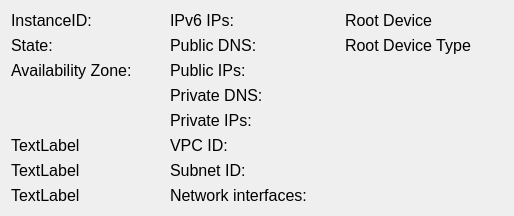
<?xml version="1.0" encoding="UTF-8"?>
<ui version="4.0">
 <class>gridLayoutWidget_2</class>
 <widget class="QWidget" name="gridLayoutWidget_2">
  <property name="geometry">
   <rect>
    <x>0</x>
    <y>0</y>
    <width>514</width>
    <height>180</height>
   </rect>
  </property>
  <layout class="QGridLayout" name="gridLayout_3">
   <item row="2" column="3">
    <widget class="QLabel" name="publicIPValue">
     <property name="font">
      <font>
       <pointsize>12</pointsize>
      </font>
     </property>
     <property name="text">
      <string/>
     </property>
    </widget>
   </item>
   <item row="7" column="3">
    <widget class="QLabel" name="SubnetIDValue">
     <property name="font">
      <font>
       <pointsize>12</pointsize>
      </font>
     </property>
     <property name="text">
      <string/>
     </property>
    </widget>
   </item>
   <item row="3" column="2">
    <widget class="QLabel" name="privateDNSHeader">
     <property name="font">
      <font>
       <pointsize>12</pointsize>
      </font>
     </property>
     <property name="text">
      <string>Private DNS:</string>
     </property>
    </widget>
   </item>
   <item row="3" column="3">
    <widget class="QLabel" name="privateDNSValue">
     <property name="font">
      <font>
       <pointsize>12</pointsize>
      </font>
     </property>
     <property name="text">
      <string/>
     </property>
    </widget>
   </item>
   <item row="7" column="0">
    <widget class="QLabel" name="label_3">
     <property name="font">
      <font>
       <pointsize>12</pointsize>
      </font>
     </property>
     <property name="text">
      <string>TextLabel</string>
     </property>
    </widget>
   </item>
   <item row="1" column="3">
    <widget class="QLabel" name="publicDNSValue">
     <property name="font">
      <font>
       <pointsize>12</pointsize>
      </font>
     </property>
     <property name="text">
      <string/>
     </property>
    </widget>
   </item>
   <item row="6" column="0">
    <widget class="QLabel" name="label_2">
     <property name="font">
      <font>
       <pointsize>12</pointsize>
      </font>
     </property>
     <property name="text">
      <string>TextLabel</string>
     </property>
    </widget>
   </item>
   <item row="1" column="2">
    <widget class="QLabel" name="publicDNSHeader">
     <property name="font">
      <font>
       <pointsize>12</pointsize>
      </font>
     </property>
     <property name="text">
      <string>Public DNS:</string>
     </property>
    </widget>
   </item>
   <item row="8" column="0">
    <widget class="QLabel" name="label_4">
     <property name="font">
      <font>
       <pointsize>12</pointsize>
      </font>
     </property>
     <property name="text">
      <string>TextLabel</string>
     </property>
    </widget>
   </item>
   <item row="0" column="0">
    <widget class="QLabel" name="instanceIdHeader">
     <property name="font">
      <font>
       <pointsize>12</pointsize>
      </font>
     </property>
     <property name="text">
      <string>InstanceID:</string>
     </property>
    </widget>
   </item>
   <item row="2" column="1">
    <widget class="QLabel" name="AZValue">
     <property name="font">
      <font>
       <pointsize>12</pointsize>
      </font>
     </property>
     <property name="text">
      <string/>
     </property>
    </widget>
   </item>
   <item row="2" column="0">
    <widget class="QLabel" name="AZLabel">
     <property name="font">
      <font>
       <pointsize>12</pointsize>
      </font>
     </property>
     <property name="text">
      <string>Availability Zone:</string>
     </property>
    </widget>
   </item>
   <item row="4" column="3">
    <widget class="QLabel" name="privateIPValue">
     <property name="font">
      <font>
       <pointsize>12</pointsize>
      </font>
     </property>
     <property name="text">
      <string/>
     </property>
    </widget>
   </item>
   <item row="2" column="2">
    <widget class="QLabel" name="publicIPHeader">
     <property name="font">
      <font>
       <pointsize>12</pointsize>
      </font>
     </property>
     <property name="text">
      <string>Public IPs:</string>
     </property>
    </widget>
   </item>
   <item row="1" column="1">
    <widget class="QLabel" name="instanceStateValue">
     <property name="font">
      <font>
       <pointsize>12</pointsize>
      </font>
     </property>
     <property name="text">
      <string/>
     </property>
    </widget>
   </item>
   <item row="4" column="2">
    <widget class="QLabel" name="privateIPHeader">
     <property name="font">
      <font>
       <pointsize>12</pointsize>
      </font>
     </property>
     <property name="text">
      <string>Private IPs:</string>
     </property>
    </widget>
   </item>
   <item row="0" column="1">
    <widget class="QLabel" name="instanceIdValue">
     <property name="font">
      <font>
       <pointsize>12</pointsize>
      </font>
     </property>
     <property name="text">
      <string/>
     </property>
    </widget>
   </item>
   <item row="6" column="3">
    <widget class="QLabel" name="VPCIDValue">
     <property name="font">
      <font>
       <pointsize>12</pointsize>
      </font>
     </property>
     <property name="text">
      <string/>
     </property>
    </widget>
   </item>
   <item row="6" column="2">
    <widget class="QLabel" name="VPCIDHeader">
     <property name="font">
      <font>
       <pointsize>12</pointsize>
      </font>
     </property>
     <property name="text">
      <string>VPC ID:</string>
     </property>
    </widget>
   </item>
   <item row="0" column="2">
    <widget class="QLabel" name="ipv6Header">
     <property name="font">
      <font>
       <pointsize>12</pointsize>
      </font>
     </property>
     <property name="text">
      <string>IPv6 IPs:</string>
     </property>
    </widget>
   </item>
   <item row="1" column="0">
    <widget class="QLabel" name="instanceStateHeader">
     <property name="font">
      <font>
       <pointsize>12</pointsize>
      </font>
     </property>
     <property name="text">
      <string>State:</string>
     </property>
    </widget>
   </item>
   <item row="7" column="2">
    <widget class="QLabel" name="SubnetIDHeader">
     <property name="font">
      <font>
       <pointsize>12</pointsize>
      </font>
     </property>
     <property name="text">
      <string>Subnet ID:</string>
     </property>
    </widget>
   </item>
   <item row="8" column="2">
    <widget class="QLabel" name="netIfHeader">
     <property name="font">
      <font>
       <pointsize>12</pointsize>
      </font>
     </property>
     <property name="text">
      <string>Network interfaces:</string>
     </property>
    </widget>
   </item>
   <item row="0" column="5">
    <widget class="QLabel" name="rootDeviceIdValue">
     <property name="font">
      <font>
       <pointsize>12</pointsize>
      </font>
     </property>
     <property name="text">
      <string/>
     </property>
    </widget>
   </item>
   <item row="0" column="4">
    <widget class="QLabel" name="rootDeviceIdHeader">
     <property name="font">
      <font>
       <pointsize>12</pointsize>
      </font>
     </property>
     <property name="text">
      <string>Root Device</string>
     </property>
    </widget>
   </item>
   <item row="1" column="4">
    <widget class="QLabel" name="rootDeviceTypeHeader">
     <property name="font">
      <font>
       <pointsize>12</pointsize>
      </font>
     </property>
     <property name="text">
      <string>Root Device Type</string>
     </property>
    </widget>
   </item>
   <item row="1" column="5">
    <widget class="QLabel" name="rootDeviceTypeValue">
     <property name="font">
      <font>
       <pointsize>12</pointsize>
      </font>
     </property>
     <property name="text">
      <string/>
     </property>
    </widget>
   </item>
  </layout>
 </widget>
 <resources/>
 <connections/>
</ui>
